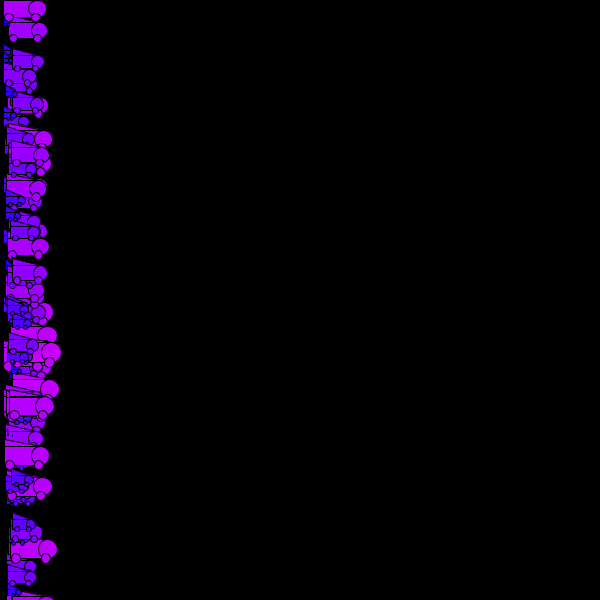
Frame 1 (no input)
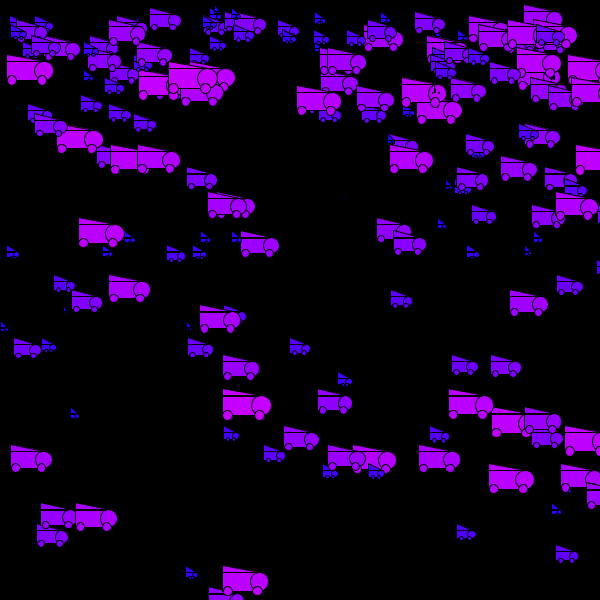
Frame 60 (the mouse pressed at the canvas centre just before this capture)
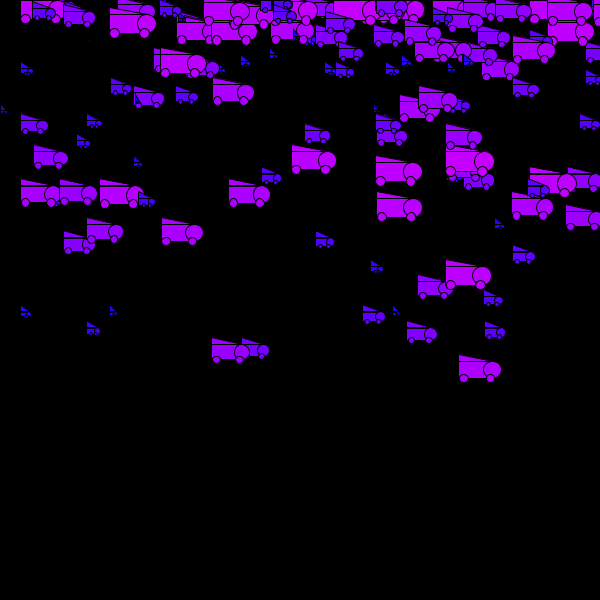
Frame 120 (the mouse held since frame 60 and released just before this capture)

The Processing sketch that drew these frames (run headless with seeded random() and noise(); from frame 60 on, the mouse is pressed at the canvas centre):

// Processing sketch: processing_86573
// ── processing_86573.pde

ship shape[];


//change this for a different number of ships;
int numShips = 200;

void setup() {
  size(600,600);
  smooth();
  
  
  
  shape = new ship[numShips];
  
  
  
  for (int i = 0; i < numShips; i++)  {
    shape[i] = new ship(random(3, 13), random(1, height*2), random(1, 40));

  }
 
}

void draw() {
  background(0);
  for (int i = 0; i < numShips; i++)  {
    shape[i].draw();
  }
}

class ship {
  float xpos=0;
  float xspeed = 12.8;  
  float yspeed = 12.2;  
  float ypos = 0;
  float w;
  
  



  ship(float xSpeedvar, float yposvar, float wvar) {
    xspeed = xSpeedvar;
    ypos = yposvar;
    w=wvar;
  }

  void draw() {
    xpos = xpos +  xspeed;
yspeed+=0.4;
ypos+=yspeed;

    if (xpos > width || xpos < 0) {
      xpos=(xpos*-1+width)+5;
    }
    if(ypos>height*2) {
ypos=0;
yspeed=0;
}


   fill(w*5, 0, 255);
    rect(xpos, ypos, w, w/2);
ellipse(xpos+w-1, ypos+w/4, w/2, w/2);
ellipse(xpos+5, ypos+w/2, w/4, w/4);
    ellipse(xpos+w-3, ypos+w/2, w/4, w/4);
triangle(xpos+w,ypos, xpos, ypos, xpos, ypos-7);
}
}
